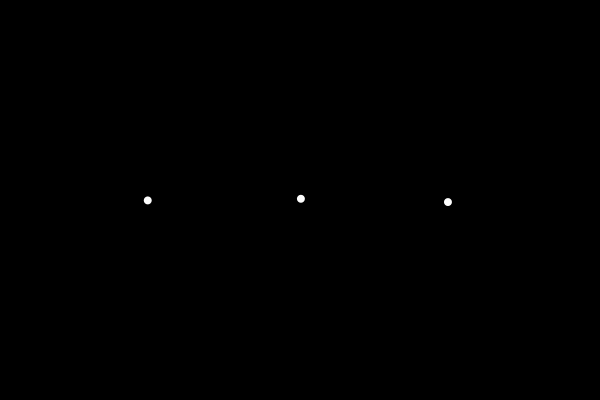
Frame 1 (no input)
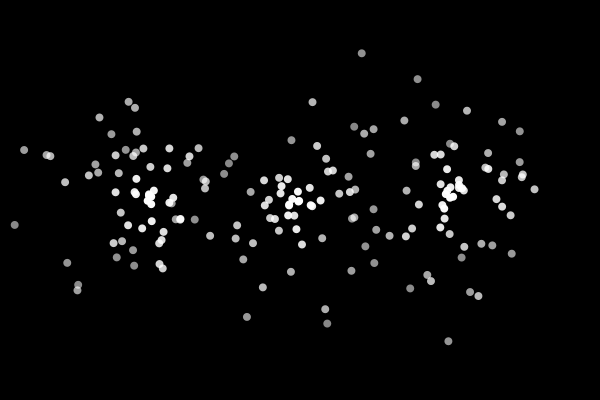
Frame 60 (the mouse pressed at the canvas centre just before this capture)
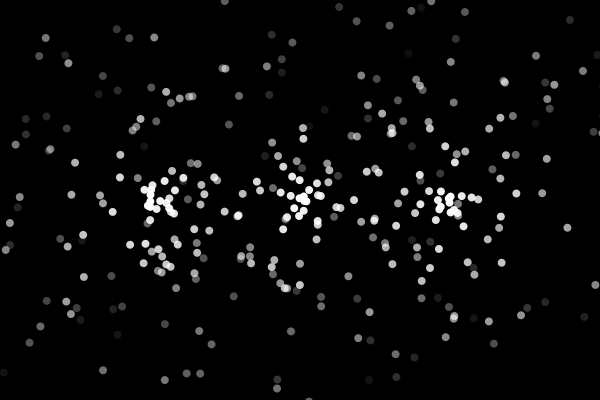
Frame 120 (the mouse held since frame 60 and released just before this capture)

The Processing sketch that drew these frames (run headless with seeded random() and noise(); from frame 60 on, the mouse is pressed at the canvas centre):

// Processing sketch: sparkles
// ── sparkles.pde
import java.util.ArrayList;  // Import the ArrayList class for dynamic arrays

// *****************************************
// Particle Class: Represents a single particle
// *****************************************
class Particle {
  PVector pos;       // Position of the particle (x, y)
  PVector vel;       // Velocity of the particle (direction and speed)
  float lifespan;    // Lifespan (opacity) of the particle
  
  // Constructor: Called when creating a new Particle object
  Particle(float x, float y) {
    pos = new PVector(x, y);        // Initialize the particle's position
    vel = PVector.random2D();       // Set a random direction for the velocity
    vel.mult(random(1, 3));         // Multiply the velocity by a random speed between 1 and 3
    lifespan = 255;                 // Set the initial lifespan (fully opaque)
  }
  
  // Update method: Changes the particle's state each frame
  void update() {
    pos.add(vel);   // Update the position by adding the velocity vector
    lifespan -= 2;  // Decrease the lifespan to simulate fading over time
  }
  
  // Display method: Draws the particle on the screen
  void display() {
    noStroke();                   // Remove any outline for a smooth look
    fill(255, lifespan);          // Set the fill color to white with current opacity (lifespan)
    ellipse(pos.x, pos.y, 8, 8);    // Draw an ellipse at the particle's position with width and height of 8
  }
  
  // Check if the particle has "died" (its lifespan has faded completely)
  boolean isDead() {
    return lifespan < 0;          // Return true if the lifespan is less than zero
  }
}

// **********************************************
// ParticleSystem Class: Manages a collection of particles
// **********************************************
class ParticleSystem {
  ArrayList<Particle> particles;  // Dynamic list to store particles
  PVector origin;                 // The origin point where particles are generated
  
  // Constructor: Creates a new particle system at a given (x, y) location
  ParticleSystem(float x, float y) {
    origin = new PVector(x, y);        // Set the origin point for the particle system
    particles = new ArrayList<Particle>(); // Initialize the dynamic array for particles
  }
  
  // addParticle method: Adds a new particle at the origin
  void addParticle() {
    particles.add(new Particle(origin.x, origin.y)); // Create and add a new Particle object
  }
  
  // run method: Updates and displays all particles, and removes dead ones
  void run() {
    addParticle(); // Continuously add a new particle for a constant effect
    
    // Loop backwards through the ArrayList to safely remove particles
    for (int i = particles.size() - 1; i >= 0; i--) {
      Particle p = particles.get(i);  // Get the particle at index i
      p.update();                     // Update its position and lifespan
      p.display();                    // Draw the particle
      
      // Remove the particle if it has faded away (is dead)
      if (p.isDead()) {
        particles.remove(i);
      }
    }
  }
}

// ************************************
// Global variables and setup
// ************************************

// Create an array (fixed size) of ParticleSystem objects
ParticleSystem[] systems = new ParticleSystem[3];

void setup() {
  size(600, 400);  // Set the size of the display window
  
  // Initialize three ParticleSystem objects at different horizontal positions
  systems[0] = new ParticleSystem(width / 4, height / 2);   // First system at 1/4 width
  systems[1] = new ParticleSystem(width / 2, height / 2);     // Second system at center width
  systems[2] = new ParticleSystem(3 * width / 4, height / 2); // Third system at 3/4 width
}

void draw() {
  background(0);  // Clear the screen with a black background each frame
  
  // Loop through each particle system in the array and run it
  for (int i = 0; i < systems.length; i++) {
    systems[i].run();  // Call the run method to update, display, and manage particles
  }
}
